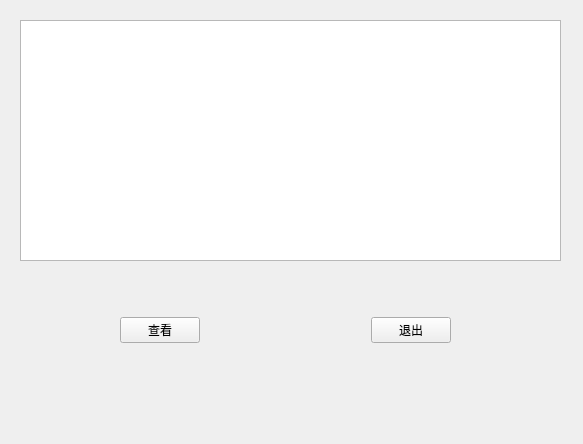
<?xml version="1.0" encoding="UTF-8"?>
<ui version="4.0">
 <class>Check</class>
 <widget class="QWidget" name="Check">
  <property name="geometry">
   <rect>
    <x>0</x>
    <y>0</y>
    <width>583</width>
    <height>444</height>
   </rect>
  </property>
  <property name="windowTitle">
   <string>Form</string>
  </property>
  <widget class="QTextBrowser" name="moneyBrowser">
   <property name="geometry">
    <rect>
     <x>20</x>
     <y>20</y>
     <width>541</width>
     <height>241</height>
    </rect>
   </property>
  </widget>
  <widget class="QWidget" name="widget" native="true">
   <property name="geometry">
    <rect>
     <x>120</x>
     <y>310</y>
     <width>331</width>
     <height>41</height>
    </rect>
   </property>
   <layout class="QHBoxLayout" name="horizontalLayout">
    <item>
     <widget class="QPushButton" name="pushButton">
      <property name="text">
       <string>查看</string>
      </property>
     </widget>
    </item>
    <item>
     <spacer name="horizontalSpacer">
      <property name="orientation">
       <enum>Qt::Horizontal</enum>
      </property>
      <property name="sizeHint" stdset="0">
       <size>
        <width>138</width>
        <height>20</height>
       </size>
      </property>
     </spacer>
    </item>
    <item>
     <widget class="QPushButton" name="pushButton_2">
      <property name="text">
       <string>退出</string>
      </property>
     </widget>
    </item>
   </layout>
  </widget>
 </widget>
 <resources/>
 <connections/>
</ui>
